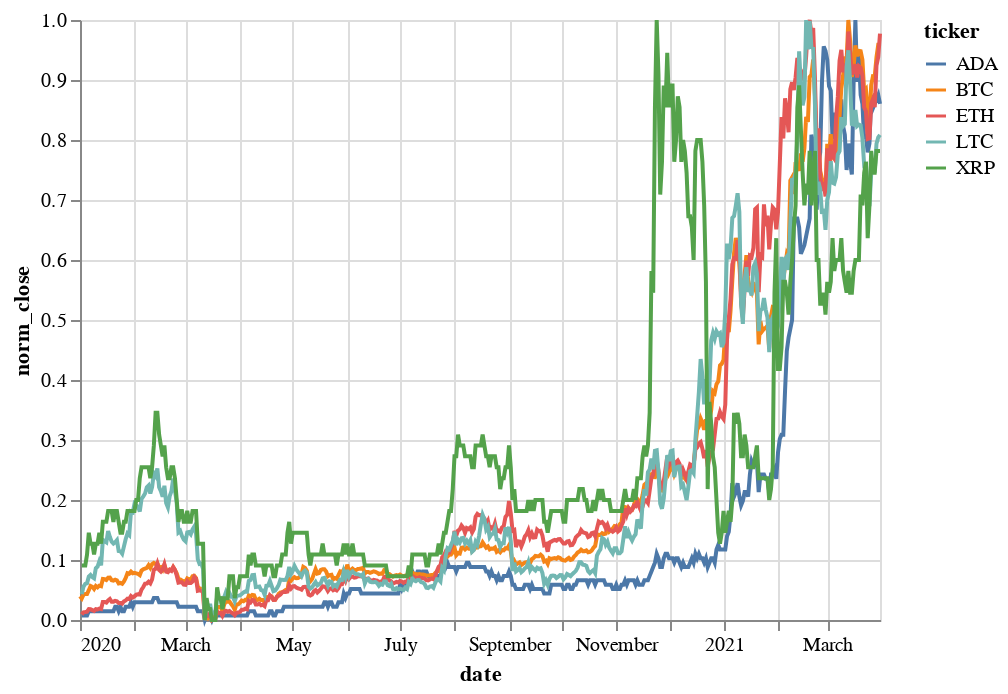

The code cell stored with this chart in its notebook:
### Markdown cell above
## Only Crypto

### Code cell
alt.Chart(df[~df['ticker'].isin(['DJI', 'GSPC'])]).mark_line().encode(
    x='date:T',
    y='norm_close:Q',
    color='ticker:N'
)

### Figure 1 — Vega-Lite specification as saved in the notebook (floating-point values rounded to 4 significant figures; data arrays with more than 128 entries replaced by an {"elided": "..."} marker saying what was removed)
{"config": {"view": {"continuousWidth": 400, "continuousHeight": 300}}, "data": {"name": "data-64b2f32b2a3740790556ba36788b1108"}, "mark": "line", "encoding": {"color": {"type": "nominal", "field": "ticker"}, "x": {"type": "temporal", "field": "date"}, "y": {"type": "quantitative", "field": "norm_close"}}, "$schema": "https://vega.github.io/schema/vega-lite/v4.8.1.json", "datasets": {"data-64b2f32b2a3740790556ba36788b1108": {"elided": "2276 records"}}}
